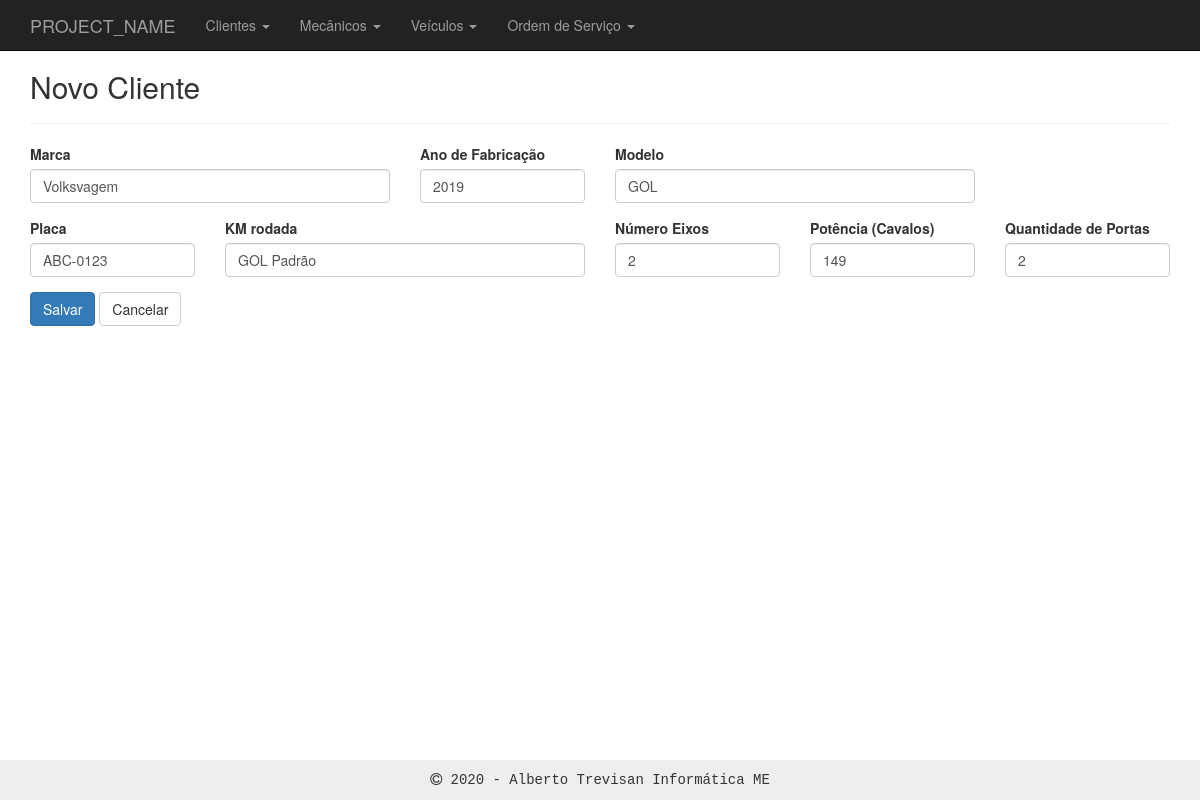
The page /veiculos/edit.php?id=1 on the database its author committed.
### tables this page shows
CREATE TABLE `veiculos` (
  `id` int(11) NOT NULL,
  `marca` text DEFAULT NULL,
  `ano_de_fabricacao` int(11) DEFAULT NULL,
  `km` int(11) NOT NULL,
  `modelo` text DEFAULT NULL,
  `placa` varchar(8) DEFAULT NULL,
  `motor` text DEFAULT NULL,
  `numero_eixos` int(11) DEFAULT NULL,
  `potencia_cc` int(11) DEFAULT NULL,
  `quant_portas` int(11) DEFAULT NULL,
  `id_cliente` int(11) NOT NULL
);

### inc/database.php (called while the page is built, shortened)
<?php
function open_database() {
	try {
		$conn = new mysqli(DB_HOST, DB_USER, DB_PASSWORD, DB_NAME);
		return $conn;
	} catch (Exception $e) {
		echo $e->getMessage();
		return null;
	}
}
function find( $table = null, $id = null ) {
	$database = open_database();
	$found = null;
	try {
	  if ($id) {
	    $sql = "SELECT * FROM " . $table . " WHERE id = " . $id;
	    $result = $database->query($sql);
	    if ($result->num_rows > 0) {
	      $found = $result->fetch_assoc();
	    }
	  } else {
	    $sql = "SELECT * FROM " . $table;
	    $result = $database->query($sql);
	    if ($result->num_rows > 0) {
	      $found = $result->fetch_all(MYSQLI_ASSOC);
	    }
	  }
	} catch (Exception $e) {
	  $_SESSION['message'] = $e->GetMessage();
	  $_SESSION['type'] = 'danger';
  }
	return $found;
}

### veiculos/functions.php (called while the page is built, shortened)
<?php
function edit() {
  $now = date_create('now', new DateTimeZone('America/Sao_Paulo'));
  if (isset($_GET['id'])) {
    $id = $_GET['id'];
    if (isset($_POST['customer'])) {
      $customer = $_POST['customer'];
      $customer['modified'] = $now->format("Y-m-d H:i:s");
      update('veiculos', $id, $customer);
      header('location: index.php');
    } else {
      $customer = find('veiculos', $id);
    }
  } else {
    header('location: index.php');
  }
}

### veiculos/edit.php (the view, shortened to what this page needs)
<?php
  require_once('functions.php');
  edit();
?>
<h2>Novo Cliente</h2>
<form action="add.php" method="post">
  <hr />
  <div class="row">
    <div class="form-group col-md-4">
      <label for="campo">Marca</label>
      <input type="text" value="<?=$customer['marca']?>" name="customer['marca']" id="" class="form-control">
    </div>
    <div class="form-group col-md-2">
      <label for="campo">Ano de Fabricação</label>
      <input type="text" value="<?=$customer['ano_de_fabricacao']?>" name="customer['ano_de_fabricacao']" id="" class="form-control">
    </div>
    <div class="form-group col-md-4">
      <label for="campo">Modelo</label>
      <input type="text" value="<?=$customer['modelo']?>" name="customer['modelo']" id="" class="form-control">
    </div>
  </div>
  <div class="row">
    <div class="form-group col-md-2">
      <label for="campo">Placa</label>
      <input type="text" value="<?=$customer['placa']?>" name="customer['placa']" id="" class="form-control">
    </div>
    <div class="form-group col-md-4">
      <label for="campo">KM rodada</label>
      <input type="text" value="<?=$customer['motor']?>" name="customer['motor']" id="" class="form-control">
    </div>
    <div class="form-group col-md-2">
      <label for="campo">Número Eixos</label>
      <input type="text" value="<?=$customer['numero_eixos']?>" name="customer['numero_eixos']" id="" class="form-control">
    </div>
    <div class="form-group col-md-2">
      <label for="campo">Potência (Cavalos)</label>
      <input type="text" value="<?=$customer['potencia_cc']?>" name="customer['potencia_cc']" id="" class="form-control">
    </div>
    <div class="form-group col-md-2">
      <label for="campo">Quantidade de Portas</label>
      <input type="text" value="<?=$customer['quant_portas']?>" name="customer['quant_portas']" id="" class="form-control">
    </div>
  </div>
  <div id="actions" class="row">
    <div class="col-md-12">
      <button type="submit" class="btn btn-primary">Salvar</button>
      <a href="index.php" class="btn btn-default">Cancelar</a>
    </div>
  </div>
</form>

### inc/header.php (style rules this page uses)
body { padding-top: 50px; padding-bottom: 20px; }

### rows shown on the page
veiculos: marca "Volksvagem", ano_de_fabricacao "2019", modelo "GOL", placa "ABC-0123", motor "GOL Padrão", numero_eixos "2", potencia_cc "149", quant_portas "2"

### other values the page prints
PROJECT_NAME "PROJECT_NAME"
